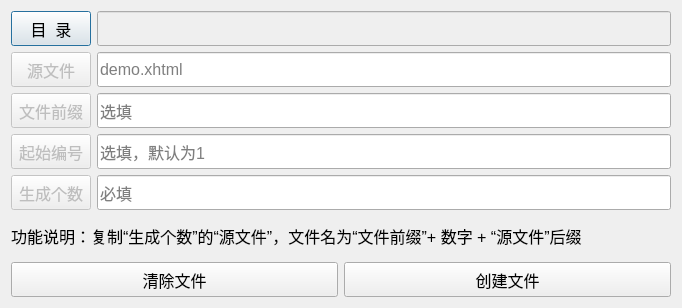
<?xml version="1.0" encoding="UTF-8"?>
<ui version="4.0">
 <class>FileNewDlg</class>
 <widget class="QDialog" name="FileNewDlg">
  <property name="geometry">
   <rect>
    <x>0</x>
    <y>0</y>
    <width>682</width>
    <height>308</height>
   </rect>
  </property>
  <property name="windowTitle">
   <string>文件复制</string>
  </property>
  <layout class="QVBoxLayout" name="verticalLayout">
   <item>
    <layout class="QHBoxLayout" name="horizontalLayout">
     <item>
      <widget class="QPushButton" name="btnDirOpen">
       <property name="minimumSize">
        <size>
         <width>0</width>
         <height>35</height>
        </size>
       </property>
       <property name="font">
        <font>
         <pointsize>12</pointsize>
        </font>
       </property>
       <property name="text">
        <string>目  录</string>
       </property>
      </widget>
     </item>
     <item>
      <widget class="QLineEdit" name="lineEditDirShow">
       <property name="enabled">
        <bool>false</bool>
       </property>
       <property name="minimumSize">
        <size>
         <width>500</width>
         <height>35</height>
        </size>
       </property>
       <property name="font">
        <font>
         <pointsize>12</pointsize>
        </font>
       </property>
      </widget>
     </item>
    </layout>
   </item>
   <item>
    <layout class="QHBoxLayout" name="horizontalLayout_2">
     <item>
      <widget class="QPushButton" name="btnSrcFile">
       <property name="enabled">
        <bool>false</bool>
       </property>
       <property name="minimumSize">
        <size>
         <width>0</width>
         <height>35</height>
        </size>
       </property>
       <property name="font">
        <font>
         <pointsize>12</pointsize>
        </font>
       </property>
       <property name="text">
        <string>源文件</string>
       </property>
      </widget>
     </item>
     <item>
      <widget class="QLineEdit" name="lineEditSrcFile">
       <property name="enabled">
        <bool>true</bool>
       </property>
       <property name="minimumSize">
        <size>
         <width>500</width>
         <height>35</height>
        </size>
       </property>
       <property name="font">
        <font>
         <pointsize>12</pointsize>
        </font>
       </property>
       <property name="placeholderText">
        <string>demo.xhtml</string>
       </property>
      </widget>
     </item>
    </layout>
   </item>
   <item>
    <layout class="QHBoxLayout" name="horizontalLayout_3">
     <item>
      <widget class="QPushButton" name="btnFilePrefix">
       <property name="enabled">
        <bool>false</bool>
       </property>
       <property name="minimumSize">
        <size>
         <width>0</width>
         <height>35</height>
        </size>
       </property>
       <property name="font">
        <font>
         <pointsize>12</pointsize>
        </font>
       </property>
       <property name="text">
        <string>文件前缀</string>
       </property>
      </widget>
     </item>
     <item>
      <widget class="QLineEdit" name="lineEditFilePrefix">
       <property name="enabled">
        <bool>true</bool>
       </property>
       <property name="minimumSize">
        <size>
         <width>500</width>
         <height>35</height>
        </size>
       </property>
       <property name="font">
        <font>
         <pointsize>12</pointsize>
        </font>
       </property>
       <property name="placeholderText">
        <string>选填</string>
       </property>
      </widget>
     </item>
    </layout>
   </item>
   <item>
    <layout class="QHBoxLayout" name="horizontalLayout_4">
     <item>
      <widget class="QPushButton" name="btnStart">
       <property name="enabled">
        <bool>false</bool>
       </property>
       <property name="minimumSize">
        <size>
         <width>0</width>
         <height>35</height>
        </size>
       </property>
       <property name="font">
        <font>
         <pointsize>12</pointsize>
        </font>
       </property>
       <property name="text">
        <string>起始编号</string>
       </property>
      </widget>
     </item>
     <item>
      <widget class="QLineEdit" name="lineEditStart">
       <property name="enabled">
        <bool>true</bool>
       </property>
       <property name="minimumSize">
        <size>
         <width>500</width>
         <height>35</height>
        </size>
       </property>
       <property name="font">
        <font>
         <pointsize>12</pointsize>
        </font>
       </property>
       <property name="inputMask">
        <string/>
       </property>
       <property name="text">
        <string/>
       </property>
       <property name="placeholderText">
        <string>选填，默认为1</string>
       </property>
      </widget>
     </item>
    </layout>
   </item>
   <item>
    <layout class="QHBoxLayout" name="horizontalLayout_5">
     <item>
      <widget class="QPushButton" name="btnTotal">
       <property name="enabled">
        <bool>false</bool>
       </property>
       <property name="minimumSize">
        <size>
         <width>0</width>
         <height>35</height>
        </size>
       </property>
       <property name="font">
        <font>
         <pointsize>12</pointsize>
        </font>
       </property>
       <property name="text">
        <string>生成个数</string>
       </property>
      </widget>
     </item>
     <item>
      <widget class="QLineEdit" name="lineEditTotal">
       <property name="enabled">
        <bool>true</bool>
       </property>
       <property name="minimumSize">
        <size>
         <width>500</width>
         <height>35</height>
        </size>
       </property>
       <property name="font">
        <font>
         <pointsize>12</pointsize>
        </font>
       </property>
       <property name="inputMask">
        <string/>
       </property>
       <property name="placeholderText">
        <string>必填</string>
       </property>
      </widget>
     </item>
    </layout>
   </item>
   <item>
    <widget class="QLabel" name="label">
     <property name="font">
      <font>
       <pointsize>12</pointsize>
      </font>
     </property>
     <property name="text">
      <string>功能说明：复制“生成个数”的“源文件”，文件名为“文件前缀”+ 数字 + “源文件”后缀</string>
     </property>
    </widget>
   </item>
   <item>
    <layout class="QHBoxLayout" name="horizontalLayout_6">
     <item>
      <widget class="QPushButton" name="btnClear">
       <property name="minimumSize">
        <size>
         <width>0</width>
         <height>35</height>
        </size>
       </property>
       <property name="font">
        <font>
         <pointsize>12</pointsize>
        </font>
       </property>
       <property name="text">
        <string>清除文件</string>
       </property>
      </widget>
     </item>
     <item>
      <widget class="QPushButton" name="btnCreate">
       <property name="minimumSize">
        <size>
         <width>0</width>
         <height>35</height>
        </size>
       </property>
       <property name="font">
        <font>
         <pointsize>12</pointsize>
        </font>
       </property>
       <property name="text">
        <string>创建文件</string>
       </property>
      </widget>
     </item>
    </layout>
   </item>
  </layout>
 </widget>
 <resources/>
 <connections/>
</ui>
